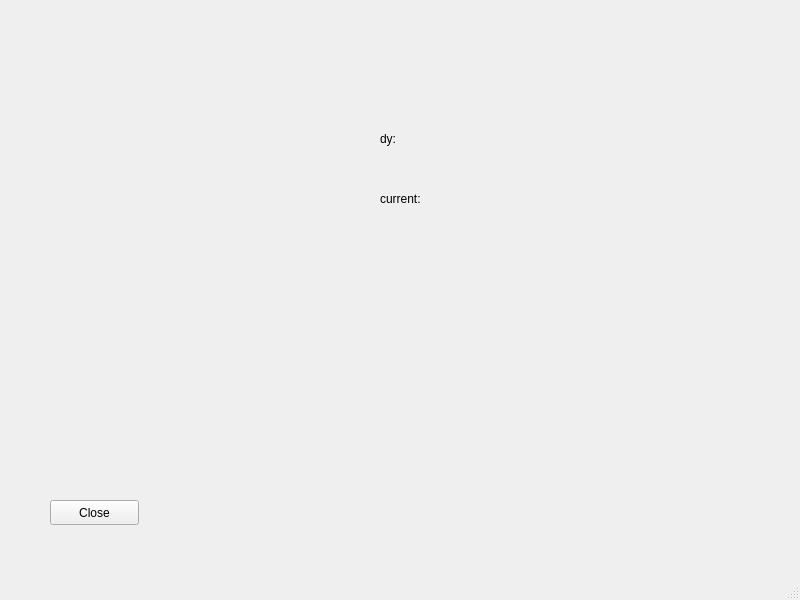
<?xml version="1.0" encoding="UTF-8"?>
<ui version="4.0">
 <class>MainWindow</class>
 <widget class="QMainWindow" name="MainWindow">
  <property name="geometry">
   <rect>
    <x>0</x>
    <y>0</y>
    <width>800</width>
    <height>600</height>
   </rect>
  </property>
  <property name="windowTitle">
   <string>MainWindow</string>
  </property>
  <widget class="QWidget" name="centralwidget">
   <widget class="QPushButton" name="pushButton">
    <property name="geometry">
     <rect>
      <x>50</x>
      <y>500</y>
      <width>89</width>
      <height>25</height>
     </rect>
    </property>
    <property name="text">
     <string>Close</string>
    </property>
   </widget>
   <widget class="QWidget" name="horizontalLayoutWidget">
    <property name="geometry">
     <rect>
      <x>60</x>
      <y>140</y>
      <width>91</width>
      <height>251</height>
     </rect>
    </property>
    <layout class="QHBoxLayout" name="horizontalLayout"/>
   </widget>
   <widget class="QLabel" name="dylabel">
    <property name="geometry">
     <rect>
      <x>480</x>
      <y>120</y>
      <width>121</width>
      <height>31</height>
     </rect>
    </property>
    <property name="text">
     <string/>
    </property>
   </widget>
   <widget class="QLabel" name="currlabel">
    <property name="geometry">
     <rect>
      <x>480</x>
      <y>180</y>
      <width>121</width>
      <height>41</height>
     </rect>
    </property>
    <property name="text">
     <string/>
    </property>
   </widget>
   <widget class="QLabel" name="label">
    <property name="geometry">
     <rect>
      <x>380</x>
      <y>130</y>
      <width>67</width>
      <height>17</height>
     </rect>
    </property>
    <property name="text">
     <string>dy:</string>
    </property>
   </widget>
   <widget class="QLabel" name="label_2">
    <property name="geometry">
     <rect>
      <x>380</x>
      <y>190</y>
      <width>67</width>
      <height>17</height>
     </rect>
    </property>
    <property name="text">
     <string>current:</string>
    </property>
   </widget>
  </widget>
  <widget class="QMenuBar" name="menubar">
   <property name="geometry">
    <rect>
     <x>0</x>
     <y>0</y>
     <width>800</width>
     <height>22</height>
    </rect>
   </property>
  </widget>
  <widget class="QStatusBar" name="statusbar"/>
 </widget>
 <resources/>
 <connections/>
</ui>
